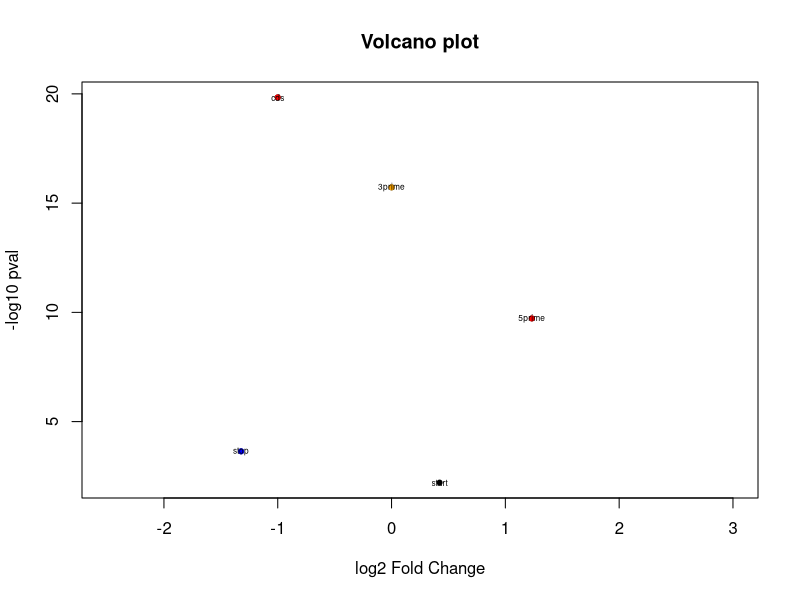

Write R code to recreate this figure.

vp=read.table(file="input.txt", header=T, na.strings='-')
out="name"

vp$pval=-log10(vp$pval)
vp$FC=log2(vp$FC)

pdf(paste(out,"output.pdf", sep="."), width=5, height=5)

with(vp, plot(FC, pval, pch=20, main="Volcano plot", 
              xlim=c(min(-2.5,ceiling(min(FC,na.rm=TRUE))-1), max(2,ceiling(max(FC,na.rm=TRUE))+1)), 
              ylab="-log10 pval", xlab="log2 Fold Change"))
plim=8
s=subset(vp, pval>=plim & abs(FC)>=1)
if(length(s$motif_name_list)!=0) {
  with(s, points(FC, pval, pch=20, col='red'))
  with(s, text(FC, pval, labels=motif_name_list, cex=.5))
  }
s=subset(vp, pval<plim & abs(FC)>=1)
if(length(s$motif_name_list)!=0) {
  with(s, points(FC, pval, pch=20, col='blue'))
  with(s, text(FC, pval, labels=motif_name_list, cex=.5))
}
s=subset(vp, pval>=plim & abs(FC)<1)
if(length(s$motif_name_list)!=0) {
  with(s, points(FC, pval, pch=20, col='orange'))
  with(s, text(FC, pval, labels=motif_name_list, cex=.5))
}
s=subset(vp, pval<plim & abs(FC)<1)
if(length(s$motif_name_list)!=0) {
  with(s, text(FC, pval, labels=motif_name_list, cex=.5))
}

graphics.off()

